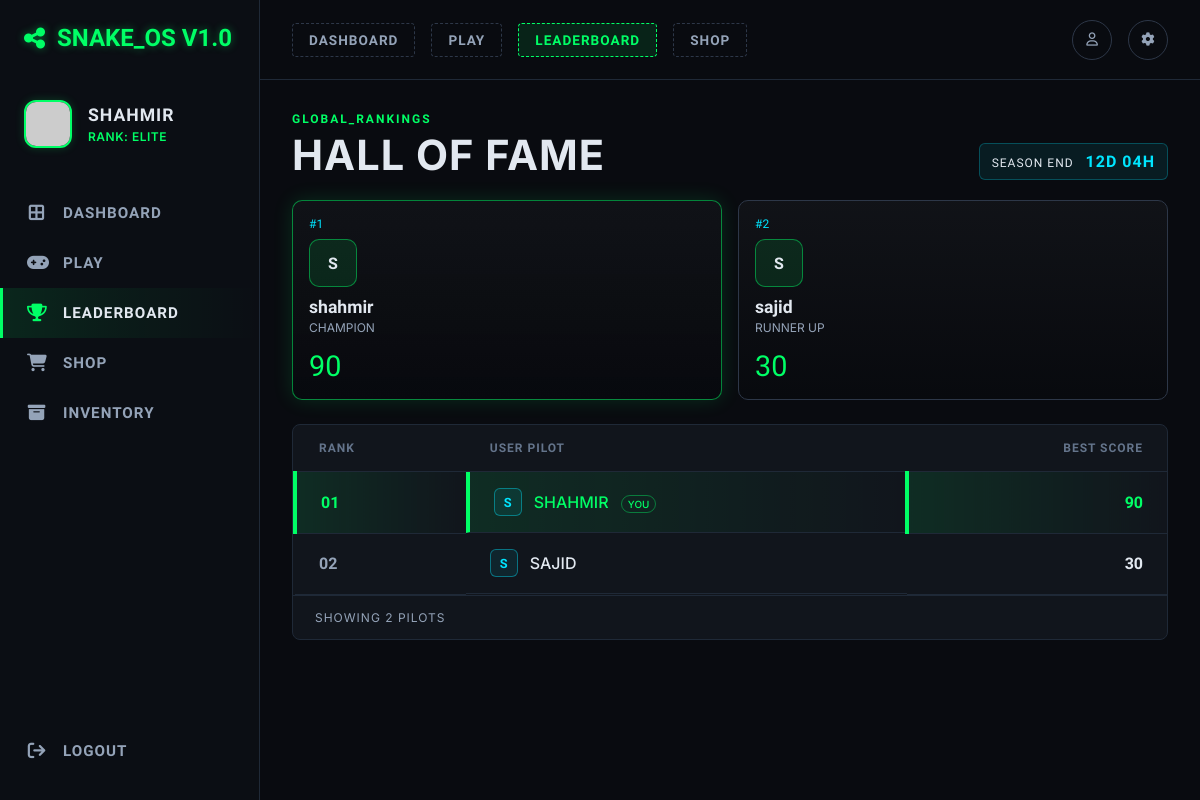
Screenshot of /game/leaderboard (signed in) with the database file from the repository.
### tables this page shows
CREATE TABLE USERS (
    id INTEGER PRIMARY KEY AUTOINCREMENT,
    username TEXT NOT NULL UNIQUE,
    email TEXT NOT NULL UNIQUE,
    password_hash TEXT NOT NULL,
    role TEXT NOT NULL DEFAULT 'player' CHECK (role IN ('player', 'admin')),
    created_at TEXT NOT NULL DEFAULT CURRENT_TIMESTAMP
);

### routes/game.py (the view)
@game_bp.route("/leaderboard")
def leaderboard():
    db = get_db()
    rows = db.execute(
        """
        SELECT u.username, MAX(s.score) AS best_score
        FROM SCORES s
        JOIN USERS u ON u.id = s.user_id
        GROUP BY s.user_id
        ORDER BY best_score DESC
        LIMIT 10
        """
    ).fetchall()
    return render_template("game/leaderboard.html", leaderboard=rows)

### app.py (called while the page is built)
def register_database(app: Flask) -> None:
    def get_db() -> sqlite3.Connection:
        if "db" not in g:
            g.db = sqlite3.connect(app.config["DATABASE"])
            g.db.row_factory = sqlite3.Row
        return g.db
    def close_db(_error=None) -> None:
        db = g.pop("db", None)
        if db is not None:
            db.close()
    def init_db() -> None:
        db = get_db()
        with app.open_resource("schema.sql") as schema_file:
            db.executescript(schema_file.read().decode("utf-8"))
        db.commit()
    app.teardown_appcontext(close_db)
    app.extensions["get_db"] = get_db
    app.extensions["init_db"] = init_db

### routes/game.py (called while the page is built)
def get_db():
    return current_app.extensions["get_db"]()

### templates/game/leaderboard.html (shortened to what this page needs)
{% extends "base.html" %}
{% block content %}
<div class="leaderboard-header">
    <div>
        <p class="subtle leaderboard-subtle">GLOBAL_RANKINGS</p>
        <h2 class="page-title leaderboard-title">Hall Of Fame</h2>
    </div>
    <div class="season-chip">
        <span>Season End</span>
        <strong>12d 04h</strong>
    </div>
</div>
{% if leaderboard %}
<section class="hof-grid">
    {% for row in leaderboard[:3] %}
    <article class="hof-card rank-{{ loop.index }}">
        <div class="hof-rank-tag">#{{ loop.index }}</div>
        <div class="hof-avatar">{{ row['username'][:1]|upper }}</div>
        <div class="hof-name">{{ row['username'] }}</div>
        <div class="hof-role">
            {% if loop.index == 1 %}Champion{% elif loop.index == 2 %}Runner Up{% else %}Third Place{% endif %}
        </div>
        <div class="hof-score">{{ row['best_score'] }}</div>
    </article>
    {% endfor %}
</section>
{% else %}
<section class="card">
    <p class="subtle">No leaderboard data yet. Play a game and submit a score to appear here.</p>
</section>
{% endif %}
<article class="table-container leaderboard-table-wrap">
    <table>
        <thead>
            <tr>
                <th>Rank</th>
                <th>User Pilot</th>
                <th style="text-align: right;">Best Score</th>
            </tr>
        </thead>
        <tbody>
            {% for row in leaderboard %}
            <tr {% if row['username'] == session.get('username') %}class="highlight-row"{% endif %}>
                {% set rank_num = loop.index %}
                <td class="rank-col">{% if rank_num < 10 %}0{{ rank_num }}{% else %}{{ rank_num }}{% endif %}</td>
                <td class="pilot-col">
                    <div class="pilot-initial">{{ row['username'][:1]|upper }}</div>
                    <span>{{ row['username']|upper }}
                        {% if row['username'] == session.get('username') %}
                        <span class="you-badge">YOU</span>
                        {% endif %}
                    </span>
                </td>
                <td class="score-col">{{ row['best_score'] }}</td>
            </tr>
            {% else %}
            <tr><td colspan="3" class="leaderboard-empty-row">No pilots in ranking yet.</td></tr>
            {% endfor %}
        </tbody>
    </table>
    <div class="leaderboard-footer">
        Showing {{ leaderboard|length }} pilots
    </div>
</article>
{% endblock %}

### templates/base.html (shortened to what this page needs)
<!DOCTYPE html>
<html lang="en">
<head>
    <link rel="stylesheet" href="https://cdnjs.cloudflare.com/ajax/libs/font-awesome/6.4.0/css/all.min.css">
    <link rel="stylesheet" href="{{ url_for('static', filename='css/style.css') }}">
</head>
<body>
    {% if session.get('user_id') %}
    <div class="app-shell">
        <aside class="sidebar">
            <div class="brand">
                <i class="fa-solid fa-share-nodes"></i>
                <span>SNAKE_OS V1.0</span>
            </div>
            <div class="pilot-card">
                <div class="pilot-avatar">
                    <img src="https://api.dicebear.com/7.x/bottts/svg?seed={{ session.get('username', 'P') }}&backgroundColor=02110c" alt="avatar">
                </div>
                <div class="pilot-info">
                    <div class="pilot-name">{{ session.get('username', 'pilot')|upper }}</div>
                    <div class="pilot-rank">Rank: Elite</div>
                </div>
            </div>
            <nav class="side-nav">
                <a href="{{ url_for('game.dashboard') }}" class="{% if request.endpoint == 'game.dashboard' %}active{% endif %}">
                    <i class="fa-solid fa-border-all"></i> Dashboard
                </a>
                <a href="{{ url_for('game.play') }}" class="{% if request.endpoint == 'game.play' %}active{% endif %}">
                    <i class="fa-solid fa-gamepad"></i> Play
                </a>
                <a href="{{ url_for('game.leaderboard') }}" class="{% if request.endpoint == 'game.leaderboard' %}active{% endif %}">
                    <i class="fa-solid fa-trophy"></i> Leaderboard
                </a>
                <a href="{{ url_for('shop.shop_home') }}" class="{% if request.endpoint == 'shop.shop_home' %}active{% endif %}">
                    <i class="fa-solid fa-cart-shopping"></i> Shop
                </a>
                <a href="{{ url_for('shop.inventory') }}" class="{% if request.endpoint == 'shop.inventory' %}active{% endif %}">
                    <i class="fa-solid fa-box-archive"></i> Inventory
                </a>
                <div class="nav-spacer"></div>
                <a href="{{ url_for('auth.logout') }}" class="logout-link">
                    <i class="fa-solid fa-arrow-right-from-bracket"></i> Logout
                </a>
            </nav>
        </aside>
        <div class="content-shell">
            <header class="topbar shell-topbar">
                <nav class="top-nav">
                    <a href="{{ url_for('game.dashboard') }}" class="{% if request.endpoint == 'game.dashboard' %}active{% endif %}">Dashboard</a>
                    <a href="{{ url_for('game.play') }}" class="{% if request.endpoint == 'game.play' %}active{% endif %}">Play</a>
                    <a href="{{ url_for('game.leaderboard') }}" class="{% if request.endpoint == 'game.leaderboard' %}active{% endif %}">Leaderboard</a>
                    <a href="{{ url_for('shop.shop_home') }}" class="{% if request.endpoint == 'shop.shop_home' %}active{% endif %}">Shop</a>
                </nav>
                <div class="top-tools">
                    <button class="icon-btn"><i class="fa-regular fa-user"></i></button>
                    <button class="icon-btn"><i class="fa-solid fa-gear"></i></button>
                </div>
            </header>
            <main class="container shell-main">
    {% endif %}
        {% block content %}{% endblock %}
    </main>
    {% if session.get('user_id') or not session.get('user_id') %}
        </div>
    </div>
    {% endif %}
</body>
</html>

### rows the page displays
USERS: get "SHAHMIR", row "S", username "shahmir", shows "CHAMPION", best_score "90", id "1", username "SHAHMIR", shows "YOU"
USERS: row "S", username "sajid", shows "RUNNER UP", best_score "30", id "2", username "SAJID"

### other values shown
{{ leaderboard|length }} "2"
